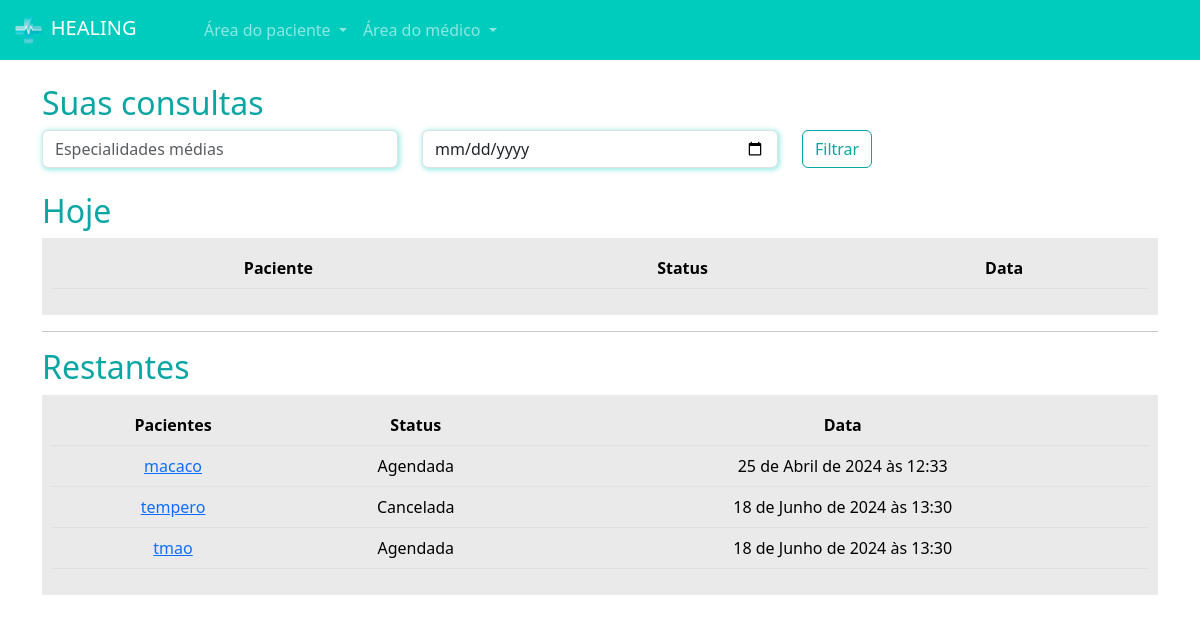
Screenshot of /medicos/consultas_medico/ (signed in) with the database file from the repository.
### paciente/models.py (models this page shows, shortened)
class Consulta(models.Model):
    status_choices = (
        ('A', 'Agendada'),
        ('F', 'Finalizada'),
        ('C', 'Cancelada'),
        ('I', 'Iniciada')
    )
    paciente = models.ForeignKey(User, on_delete=models.DO_NOTHING)
    data_aberta = models.ForeignKey(DatasAbertas, models.DO_NOTHING)
    status = models.CharField(max_length=1, choices=status_choices, default='A')
    link = models.URLField(null=True, blank=True)

### medico/models.py (models this page shows, shortened)
class DatasAbertas(models.Model):
    data = models.DateTimeField()
    user = models.ForeignKey(User, on_delete=models.DO_NOTHING)
    agendado = models.BooleanField(default=False)

### medico/views.py (the view)
# urls.py: path('consultas_medico/', views.consultas_medico, name="consultas_medico"),
@login_required
def consultas_medico(request):
    if not is_medico(request.user):
        messages.add_message(request, constants.WARNING, 'Somente médicos podem abrir horários')
        return redirect('/usuarios/sair')
    hoje = datetime.now().date()
    consultas_hoje = Consulta.objects.filter(data_aberta__user=request.user).filter(data_aberta__data__gte=hoje).filter(data_aberta__data__lt=hoje + timedelta(days=1))
    consultas_restantes = Consulta.objects.exclude(id__in=consultas_hoje.values('id')).filter(data_aberta__user=request.user)
    return render(request, 'consultas_medico.html', {'consultas_hoje':consultas_hoje,'consultas_restantes': consultas_restantes, 'is_medico':is_medico(request.user)})

### medico/models.py (called while the page is built)
def is_medico(user):
    return DadosMedicos.objects.filter(user=user).exists()

### medico/templates/consultas_medico.html (shortened to what this page needs)
{% extends "base.html" %}
{% load static %}
{% block 'head' %}
    <link rel="stylesheet" href="{% static 'medicos/css/abrir_horario.css' %}">
    <link rel="stylesheet" href="{% static 'usuarios/css/usuarios.css' %}">
    <link rel="stylesheet" href="{% static 'medicos/css/cadastro_medico.css' %}">
    <link rel="stylesheet" href="{% static 'pacientes/css/home.css' %}">
    <link rel="stylesheet" href="https://cdn.jsdelivr.net/npm/bootstrap-icons@1.11.3/font/bootstrap-icons.min.css">
{% endblock 'head' %}
{% block 'body' %}
{% include 'partials/navbar.html' %}
    <div class="container">
        <br>
        <h2><span class="color-dark">Suas consultas</span></h2>
        <div class="row">
            <div class="col-md">
                <input type="text" name="especialidades" id="" class="form-control shadow-main-color" placeholder="Especialidades médias">
            </div>
            <div class="col-md">
                <input type="date" name="data" id="" class="form-control shadow-main-color" placeholder="Data da consulta">
            </div>
            <div class="col-md">
                <input type="submit" value="Filtrar" class="btn btn-dark-color-outline">
            </div>
        </div>
        <br>
        <h2><span class="color-dark">Hoje</span></h2>
        <div class="list-minhas-consultas">
            <table class="table">
                <thead>
                  <tr>
                    <th scope="col">Paciente</th>
                    <th scope="col">Status</th>
                    <th scope="col">Data</th>
                  </tr>
                </thead>
              </table>
        </div>
        <hr>
        <h2><span class="color-dark">Restantes</span></h2>
        <div class="list-minhas-consultas">
            <table class="table">
                <thead>
                  <tr>
                    <th scope="col">Pacientes</th>
                    <th scope="col">Status</th>
                    <th scope="col">Data</th>
                  </tr>
                </thead>
                <tbody>
                    {% for consulta in consultas_restantes  %}
                        <tr>
                            <td><a href="{% url 'consulta_area_medico' consulta.id %}">{{consulta.paciente}}</a></td>
                            <td>{{consulta.get_status_display}}</td>
                            <td>{{consulta.data_aberta.data}}</td>
                        </tr>
                    {% endfor %}
                </tbody>
              </table>
        </div>
    </div>
{% endblock 'body' %}

### templates/static/geral/css/base.css (style rules this page uses)
:root { --main-color: #00CCBE; --dark-color: #09A6A3; --contrast-color: #FFD686; }
.color-dark { color: var(--dark-color); }

### templates/static/usuarios/css/usuarios.css (style rules this page uses)
.btn-dark-color-outline { border: 1px solid var(--dark-color); color: var(--dark-color) }

### templates/static/medicos/css/cadastro_medico.css (style rules this page uses)
.shadow-main-color { box-shadow: 1px 1px 5px 1px rgba(0, 204, 190,.4); }

### templates/static/pacientes/css/home.css (style rules this page uses)
table { border-collapse: collapse !important; width: 100%; }
th, td { padding: 8px; text-align: center; background-color: #EAEAEA !important; }
th { background-color: #EAEAEA; }
.list-minhas-consultas { background-color: #EAEAEA; padding: 10px; }

### rows the page displays
Consulta: paciente "macaco", status "Agendada", data_aberta.data "25 de Abril de 2024 às 12:33"
Consulta: paciente "tempero", status "Cancelada", data_aberta.data "18 de Junho de 2024 às 13:30"
Consulta: paciente "tmao", status "Agendada", data_aberta.data "18 de Junho de 2024 às 13:30"
